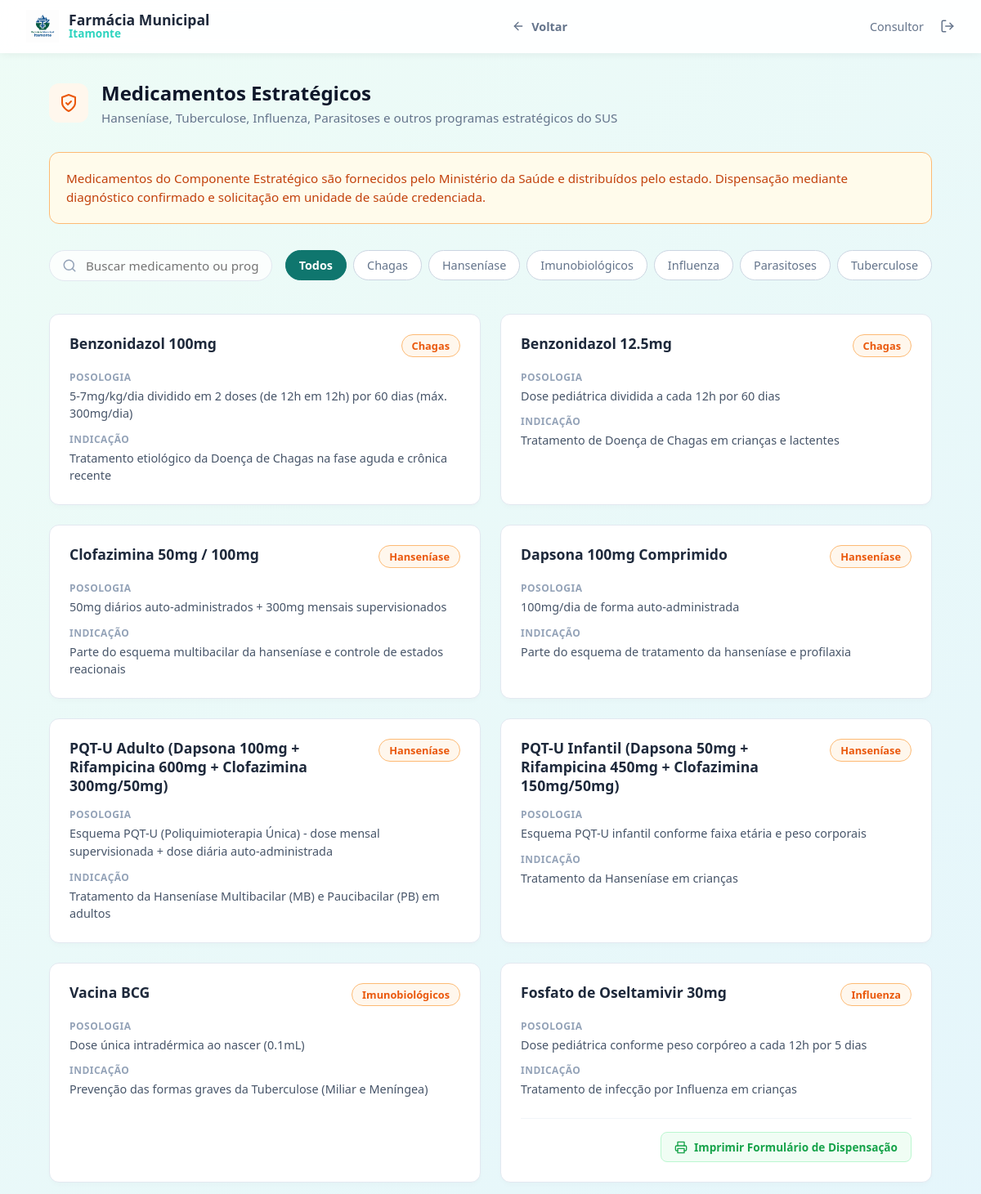
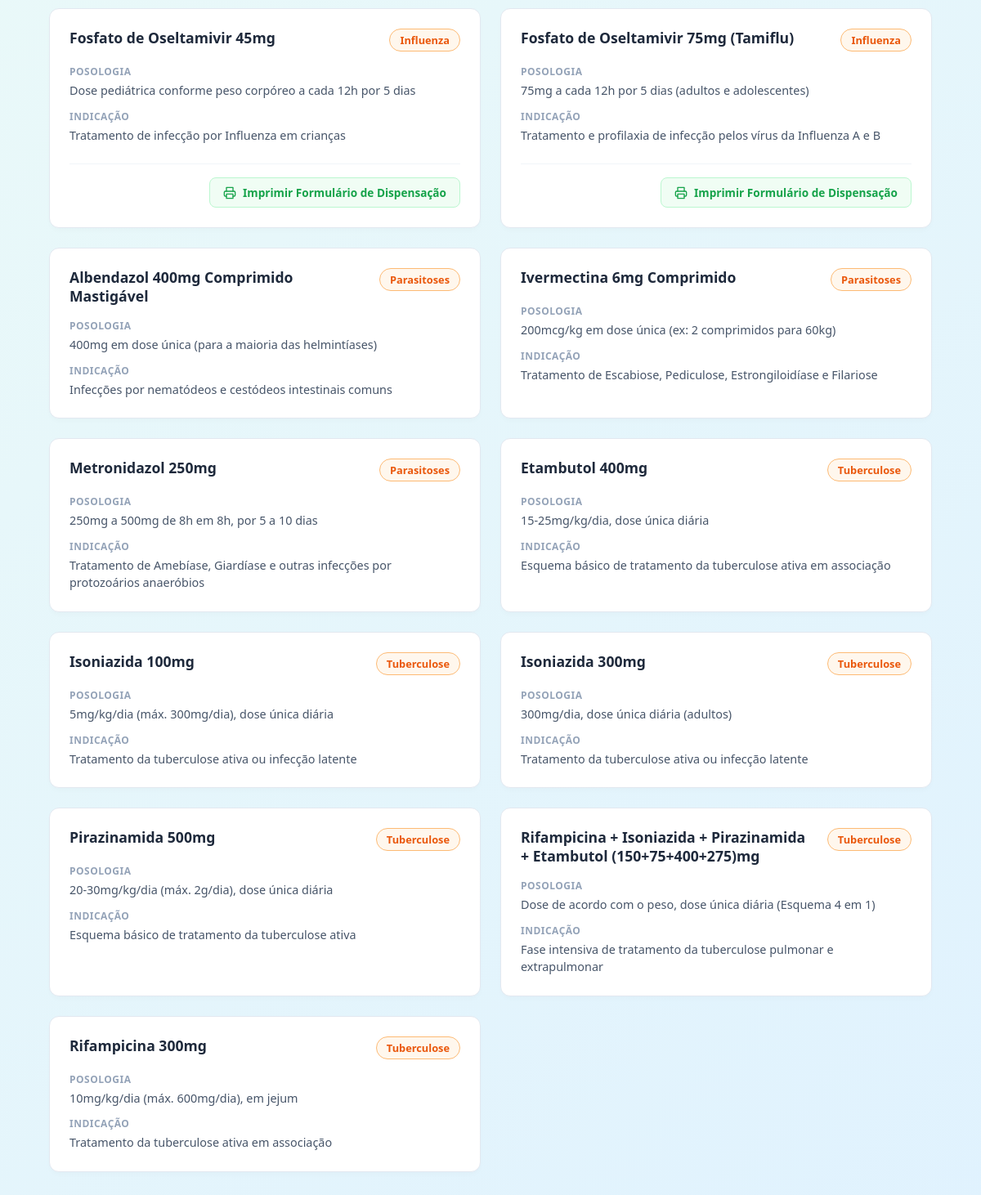
The page /estrategicos (signed in) on the database its author committed (2 pictures, top to bottom).
### tables this page shows
CREATE TABLE medicamentos_estrategicos (
        id INTEGER PRIMARY KEY AUTOINCREMENT,
        nome TEXT NOT NULL,
        programa TEXT NOT NULL,
        posologia TEXT,
        indicacao TEXT,
        created_at TIMESTAMP DEFAULT CURRENT_TIMESTAMP
    );

### app.py (the view)
@app.route('/estrategicos')
def estrategicos():
    est_meds = query_db("SELECT * FROM medicamentos_estrategicos ORDER BY programa ASC, nome ASC")
    return render_template('estrategicos.html', medicamentos=est_meds)

### app.py (called while the page is built)
def get_db():
    db = getattr(g, '_database', None)
    if db is None:
        db = g._database = sqlite3.connect(DB_PATH)
        db.row_factory = sqlite3.Row
    return db

@app.teardown_appcontext
def close_connection(exception):
    db = getattr(g, '_database', None)
    if db is not None:
        db.close()

def query_db(query, args=(), one=False):
    cur = get_db().execute(query, args)
    rv = cur.fetchall()
    cur.close()
    return (rv[0] if rv else None) if one else rv

@app.before_request
def require_login():
    allowed_routes = ['login', 'static']
    if request.endpoint not in allowed_routes and 'user_id' not in session:
        return redirect(url_for('login'))

### templates/estrategicos.html (shortened to what this page needs)
{% extends 'base.html' %}
{% block content %}
<div style="display: flex; align-items: center; gap: 1rem; margin-bottom: 2rem;">
    <div
        style="background-color: #fff7ed; color: #ea580c; width: 48px; height: 48px; border-radius: 12px; display: flex; align-items: center; justify-content: center;">
        <svg viewBox="0 0 24 24" fill="none" stroke="currentColor" stroke-width="2" stroke-linecap="round"
            stroke-linejoin="round" width="24" height="24">
            <path d="M12 22s8-4 8-10V5l-8-3-8 3v7c0 6 8 10 8 10z"></path>
            <polyline points="9 12 11 14 15 10"></polyline>
        </svg>
    </div>
    <div style="flex-grow: 1;">
        <h1 style="color: #0f172a; font-size: 1.5rem; font-weight: 800; margin: 0 0 0.25rem 0;">Medicamentos
            Estratégicos</h1>
        <p style="color: #64748b; font-size: 0.95rem; margin: 0;">Hanseníase, Tuberculose, Influenza, Parasitoses e
            outros programas estratégicos do SUS</p>
    </div>
</div>
<div
    style="background: #fffbeb; border: 1px solid #fdba74; border-radius: 12px; padding: 1.25rem; margin-bottom: 2rem; color: #c2410c; font-size: 0.95rem; line-height: 1.5;">
    Medicamentos do Componente Estratégico são fornecidos pelo Ministério da Saúde e distribuídos pelo estado.
    Dispensação mediante diagnóstico confirmado e solicitação em unidade de saúde credenciada.
</div>
<div
    style="display: flex; gap: 1rem; margin-bottom: 2rem; align-items: center; overflow-x: auto; padding-bottom: 0.5rem; white-space: nowrap; scrollbar-width: none;">
    <div style="position: relative; min-width: 250px;">
        <svg viewBox="0 0 24 24" fill="none" stroke="#94a3b8" stroke-width="2" stroke-linecap="round"
            stroke-linejoin="round" width="18" height="18"
            style="position: absolute; left: 1rem; top: 50%; transform: translateY(-50%);">
            <circle cx="11" cy="11" r="8"></circle>
            <line x1="21" y1="21" x2="16.65" y2="16.65"></line>
        </svg>
        <input type="text" id="search-input" class="form-control" placeholder="Buscar medicamento ou programa..."
            style="padding-left: 2.75rem; border-radius: 20px; border: 1px solid #e2e8f0; width: 100%; box-sizing: border-box; height: 38px;">
    </div>
    <div style="display: flex; gap: 0.5rem;" id="filter-pills">
        <button class="filter-pill active" data-filter="all"
            style="background: #0f766e; color: white; border: 1px solid #0f766e; padding: 0.5rem 1rem; border-radius: 20px; font-weight: 600; font-size: 0.9rem; cursor: pointer; transition: all 0.2s;">Todos</button>
        {% set programas = medicamentos | map(attribute='programa') | unique | list %}
        {% for prog in programas if prog %}
        <button class="filter-pill" data-filter="{{ prog }}"
            style="background: white; color: #64748b; border: 1px solid #cbd5e1; padding: 0.5rem 1rem; border-radius: 20px; font-weight: 500; font-size: 0.9rem; cursor: pointer; transition: all 0.2s;">{{
            prog }}</button>
        {% endfor %}
    </div>
</div>
<div id="meds-grid"
    style="display: grid; grid-template-columns: repeat(auto-fill, minmax(450px, 1fr)); gap: 1.5rem; margin-bottom: 3rem;">
    {% for m in medicamentos %}
    <div class="med-card" data-programa="{{ m.programa }}"
        data-search-text="{{ m.nome|lower }} {{ m.posologia|default('', true)|lower }} {{ m.indicacao|default('', true)|lower }}"
        style="background: white; border: 1px solid #e2e8f0; border-radius: 12px; padding: 1.5rem; display: flex; flex-direction: column; gap: 1rem; box-shadow: 0 4px 6px -1px rgba(0,0,0,0.02); justify-content: space-between;">
        <div>
            <div
                style="display: flex; justify-content: space-between; align-items: flex-start; gap: 1rem; margin-bottom: 1rem;">
                <h3 style="font-size: 1.1rem; color: #1e293b; font-weight: 700; margin: 0; line-height: 1.3;">{{ m.nome
                    }}</h3>
                {% if m.programa %}
                <span
                    style="background: #fff7ed; color: #ea580c; border: 1px solid #fdba74; padding: 0.25rem 0.75rem; border-radius: 16px; font-size: 0.8rem; font-weight: 600; white-space: nowrap; flex-shrink: 0;">{{
                    m.programa }}</span>
                {% endif %}
            </div>
            <div style="display: flex; flex-direction: column; gap: 0.75rem;">
                <div>
                    <div
                        style="font-size: 0.75rem; color: #94a3b8; font-weight: 700; text-transform: uppercase; letter-spacing: 0.5px; margin-bottom: 0.25rem;">
                        Posologia</div>
                    <div style="font-size: 0.9rem; color: #475569; line-height: 1.5;">{{ m.posologia or '—' }}</div>
                </div>
                <div>
                    <div
                        style="font-size: 0.75rem; color: #94a3b8; font-weight: 700; text-transform: uppercase; letter-spacing: 0.5px; margin-bottom: 0.25rem;">
                        Indicação</div>
                    <div style="font-size: 0.9rem; color: #475569; line-height: 1.5;">{{ m.indicacao or '—' }}</div>
                </div>
            </div>
        </div>
        {% if 'oseltamivir' in m.nome|lower %}
        <div
            style="border-top: 1px solid #f1f5f9; padding-top: 1rem; margin-top: 0.5rem; display: flex; justify-content: flex-end;">
            <a href="javascript:void(0);" onclick="printOseltamivirForm()"
                style="background: #f0fdf4; color: #16a34a; border: 1px solid #bbf7d0; padding: 0.5rem 1rem; border-radius: 8px; font-size: 0.85rem; font-weight: 600; text-decoration: none; display: inline-flex; align-items: center; gap: 0.5rem; cursor: pointer; transition: background 0.2s;">
                Imprimir Formulário de Dispensação
            </a>
        </div>
        {% endif %}
    </div>
    {% endfor %}
</div>
{% endblock %}

### static/css/style.css (style rules this page uses)
:root { --bg-gradient: linear-gradient(135deg, #eefcf6 0%, #e0f2fe 100%); --text-primary: #1e293b; --text-secondary: #64748b; --glass-bg: rgba(255, 255, 255, 0.65); --glass-border: rgba(255, 255, 255, 0.5); --glass-shadow: 0 8px 32px 0 rgba(15, 23, 42, 0.08); --primary: #0f766e; --primary-hover: #0d9488; --primary-light: rgba(15, 118, 110, 0.1); --status-disponivel-bg: #dcfce7; --status-disponivel-text: #15803d; --status-indisponivel-bg: #fee2e2; --status-indisponivel-text: #b91c1c; --status-baixo-bg: #fef9c3; --status-baixo-text: #a16207; --status-aguardando-bg: #dbeafe; --status-aguardando-text: #1d4ed8; --status-farmacia-popular-bg: #f3e8ff; --status-farmacia-popular-text: #7e22ce; }
* { margin: 0; padding: 0; box-sizing: border-box; font-family: system-ui, -apple-system, BlinkMacSystemFont, "Segoe UI", Roboto, Oxygen, Ubuntu, Cantarell, "Open Sans", "Helvetica Neue", sans-serif; }
body { background: var(--bg-gradient); color: var(--text-primary); min-height: 100vh; display: flex; flex-direction: column; }
.form-control { width: 100%; padding: 0.75rem 1rem; border-radius: 8px; border: 1px solid #cbd5e1; background: rgba(255, 255, 255, 0.8); font-size: 0.95rem; color: var(--text-primary); transition: border-color 0.2s; }

### rows shown on the page
medicamentos_estrategicos: programa "Chagas", nome "Benzonidazol 100mg", posologia "5-7mg/kg/dia dividido em 2 doses (de 12h em 12h) por 60 dias (máx. 300mg/dia)", indicacao "Tratamento etiológico da Doença de Chagas na fase aguda e crônica recente"
medicamentos_estrategicos: programa "Hanseníase", nome "Clofazimina 50mg / 100mg", posologia "50mg diários auto-administrados + 300mg mensais supervisionados", indicacao "Parte do esquema multibacilar da hanseníase e controle de estados reacionais"
medicamentos_estrategicos: programa "Imunobiológicos", nome "Vacina BCG", posologia "Dose única intradérmica ao nascer (0.1mL)", indicacao "Prevenção das formas graves da Tuberculose (Miliar e Meníngea)"
medicamentos_estrategicos: programa "Influenza", nome "Fosfato de Oseltamivir 30mg", posologia "Dose pediátrica conforme peso corpóreo a cada 12h por 5 dias", indicacao "Tratamento de infecção por Influenza em crianças", shows "Imprimir Formulário de Dispensação"
medicamentos_estrategicos: programa "Parasitoses", nome "Albendazol 400mg Comprimido Mastigável", posologia "400mg em dose única (para a maioria das helmintíases)", indicacao "Infecções por nematódeos e cestódeos intestinais comuns"
medicamentos_estrategicos: programa "Tuberculose", nome "Etambutol 400mg", posologia "15-25mg/kg/dia, dose única diária", indicacao "Esquema básico de tratamento da tuberculose ativa em associação"
medicamentos_estrategicos: nome "Benzonidazol 12.5mg", programa "Chagas", posologia "Dose pediátrica dividida a cada 12h por 60 dias", indicacao "Tratamento de Doença de Chagas em crianças e lactentes"
medicamentos_estrategicos: nome "Dapsona 100mg Comprimido", programa "Hanseníase", posologia "100mg/dia de forma auto-administrada", indicacao "Parte do esquema de tratamento da hanseníase e profilaxia"
medicamentos_estrategicos: nome "PQT-U Adulto (Dapsona 100mg + Rifampicina 600mg + Clofazimina 300mg/50mg)", programa "Hanseníase", posologia "Esquema PQT-U (Poliquimioterapia Única) - dose mensal supervisionada + dose diária auto-administrada", indicacao "Tratamento da Hanseníase Multibacilar (MB) e Paucibacilar (PB) em adultos"
medicamentos_estrategicos: nome "PQT-U Infantil (Dapsona 50mg + Rifampicina 450mg + Clofazimina 150mg/50mg)", programa "Hanseníase", posologia "Esquema PQT-U infantil conforme faixa etária e peso corporais", indicacao "Tratamento da Hanseníase em crianças"
medicamentos_estrategicos: nome "Fosfato de Oseltamivir 45mg", programa "Influenza", posologia "Dose pediátrica conforme peso corpóreo a cada 12h por 5 dias", indicacao "Tratamento de infecção por Influenza em crianças", shows "Imprimir Formulário de Dispensação"
medicamentos_estrategicos: nome "Fosfato de Oseltamivir 75mg (Tamiflu)", programa "Influenza", posologia "75mg a cada 12h por 5 dias (adultos e adolescentes)", indicacao "Tratamento e profilaxia de infecção pelos vírus da Influenza A e B", shows "Imprimir Formulário de Dispensação"
medicamentos_estrategicos: nome "Ivermectina 6mg Comprimido", programa "Parasitoses", posologia "200mcg/kg em dose única (ex: 2 comprimidos para 60kg)", indicacao "Tratamento de Escabiose, Pediculose, Estrongiloidíase e Filariose"
medicamentos_estrategicos: nome "Metronidazol 250mg", programa "Parasitoses", posologia "250mg a 500mg de 8h em 8h, por 5 a 10 dias", indicacao "Tratamento de Amebíase, Giardíase e outras infecções por protozoários anaeróbios"
medicamentos_estrategicos: nome "Isoniazida 100mg", programa "Tuberculose", posologia "5mg/kg/dia (máx. 300mg/dia), dose única diária", indicacao "Tratamento da tuberculose ativa ou infecção latente"
medicamentos_estrategicos: nome "Isoniazida 300mg", programa "Tuberculose", posologia "300mg/dia, dose única diária (adultos)", indicacao "Tratamento da tuberculose ativa ou infecção latente"
medicamentos_estrategicos: nome "Pirazinamida 500mg", programa "Tuberculose", posologia "20-30mg/kg/dia (máx. 2g/dia), dose única diária", indicacao "Esquema básico de tratamento da tuberculose ativa"
medicamentos_estrategicos: nome "Rifampicina + Isoniazida + Pirazinamida + Etambutol (150+75+400+275)mg", programa "Tuberculose", posologia "Dose de acordo com o peso, dose única diária (Esquema 4 em 1)", indicacao "Fase intensiva de tratamento da tuberculose pulmonar e extrapulmonar"
medicamentos_estrategicos: nome "Rifampicina 300mg", programa "Tuberculose", posologia "10mg/kg/dia (máx. 600mg/dia), em jejum", indicacao "Tratamento da tuberculose ativa em associação"

### other values the page prints
{{ session.get('nome_completo') }} "Consultor"
